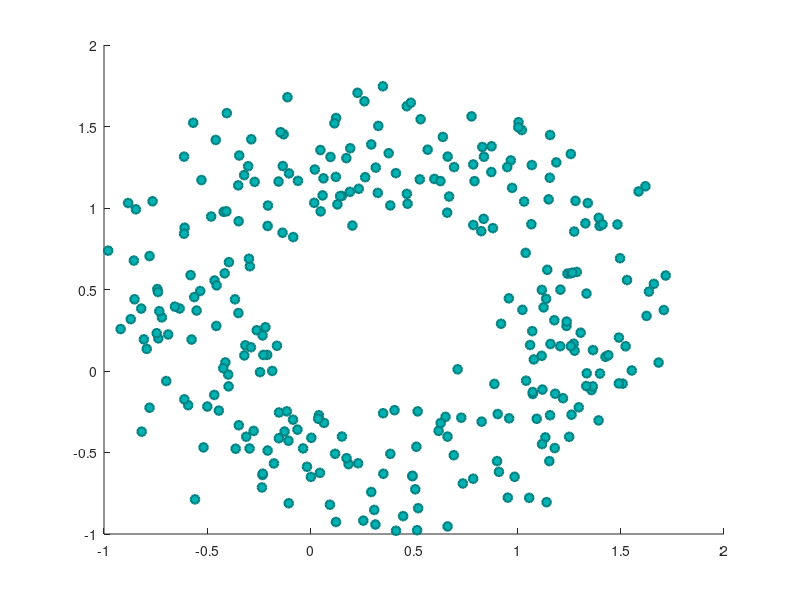

This chart was generated by the following MATLAB code:
theta = linspace(0,2*pi,300);
x = sin(theta) + 0.75*rand(1,300);
y = cos(theta) + 0.75*rand(1,300);  
sz = 40;
scatter(x,y,sz,'MarkerEdgeColor',[0 .5 .5],...
              'MarkerFaceColor',[0 .7 .7],...
              'LineWidth',1.5);
